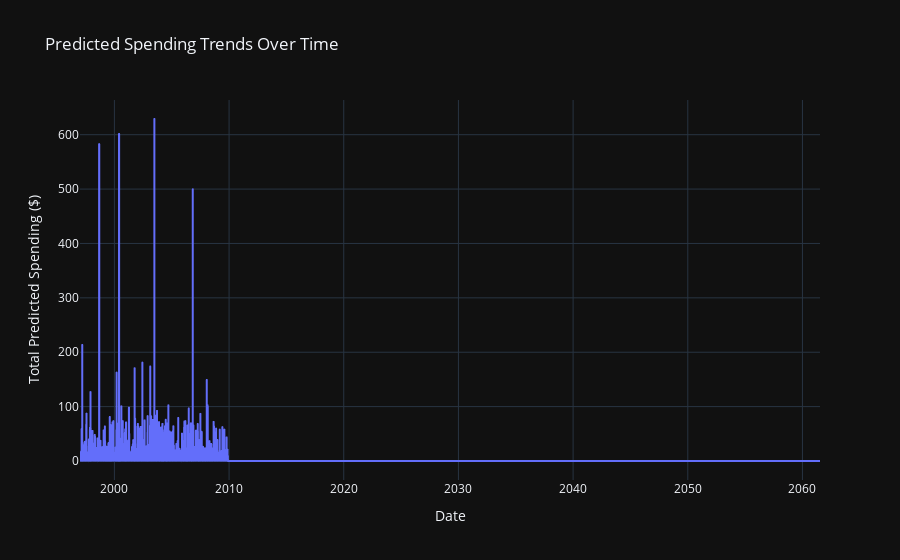

Notebook cell for this chart:
### Code cell
np.random.seed(42)
clv_df['prediction_date'] = pd.date_range(start='1997-01-01', periods=len(clv_df), freq='D')

# Aggregated spending over time
time_series_data = clv_df.groupby('prediction_date').agg({'spend_90_total': 'sum'}).reset_index()

# Line Chart
fig = px.line(
    time_series_data, x='prediction_date', y='spend_90_total',
    title="Predicted Spending Trends Over Time",
    labels={'prediction_date': 'Date', 'spend_90_total': 'Total Predicted Spending ($)'},
    template='plotly_dark'
)
fig.show()

### Figure 1 — Plotly figure (JSON) as saved in the notebook; plotly's stock layout.template omitted (floating-point values rounded to 4 significant figures; data arrays with more than 128 entries replaced by an {"elided": "..."} marker saying what was removed)
{"data": [{"hovertemplate": "Date=%{x}<br>Total Predicted Spending ($)=%{y}<extra></extra>", "legendgroup": "", "line": {"color": "#636efa", "dash": "solid"}, "marker": {"symbol": "circle"}, "mode": "lines", "name": "", "showlegend": false, "type": "scattergl", "x": {"elided": "23570 str values"}, "xaxis": "x", "y": {"elided": "23570 float values"}, "yaxis": "y"}], "layout": {"legend": {"tracegroupgap": 0}, "title": {"text": "Predicted Spending Trends Over Time"}, "xaxis": {"anchor": "y", "domain": [0, 1], "title": {"text": "Date"}}, "yaxis": {"anchor": "x", "domain": [0, 1], "title": {"text": "Total Predicted Spending ($)"}}}}
